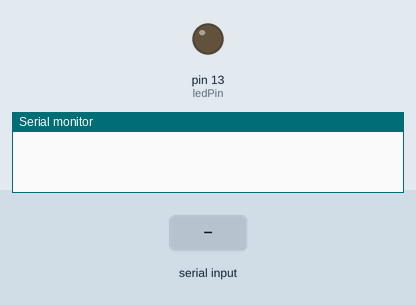
Bench run of a sketch on a simulated Arduino Uno, built with avr-gcc and run on an emulated ATmega328P. Parts: output pins drawn as LEDs (lit = HIGH), the last lines printed to the serial monitor. The test bench sets the inputs (shaded band).

Above: at 1.2 s.
1.3 s: "1\n" received over Serial
At 2.5 s:
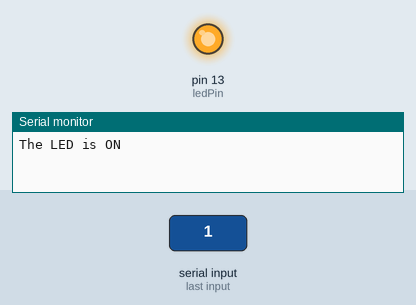
4.3 s: "0\n" received over Serial
At 4.8 s:
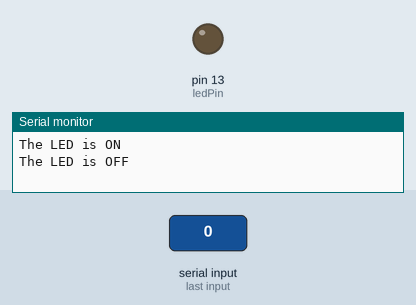
Timing chart, 0 to 7.3 s (numbered marks = the images above; inputs shaded):
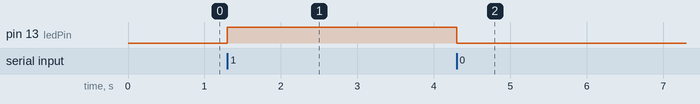

The sketch:

Serial_connection.ino
```cpp
int ledPin = 13;

void setup() {
  // put your setup code here, to run once:
  pinMode(ledPin, OUTPUT);
  Serial.begin(9600);
}

void loop() {
  // put your main code here, to run repeatedly:
  while (Serial.available() == 0);

  int val = Serial.read() - '0';

  if (val == 1){
    Serial.println("The LED is ON");
    digitalWrite(ledPin, HIGH);
  }
  else if (val == 0){
    Serial.println("The LED is OFF");
    digitalWrite(ledPin, LOW);
  }
  else{
    Serial.println("Invalid command");
  }
  delay(50);
  while(Serial.available()) Serial.read(); //this will delete the rest of trash in the serial port (instead of Serial.flush())

}
```

Measured:
- after the input at 1.3 s, pin 13 (ledPin): LOW → HIGH at once
- after the input at 4.3 s, pin 13 (ledPin): HIGH → LOW at once
